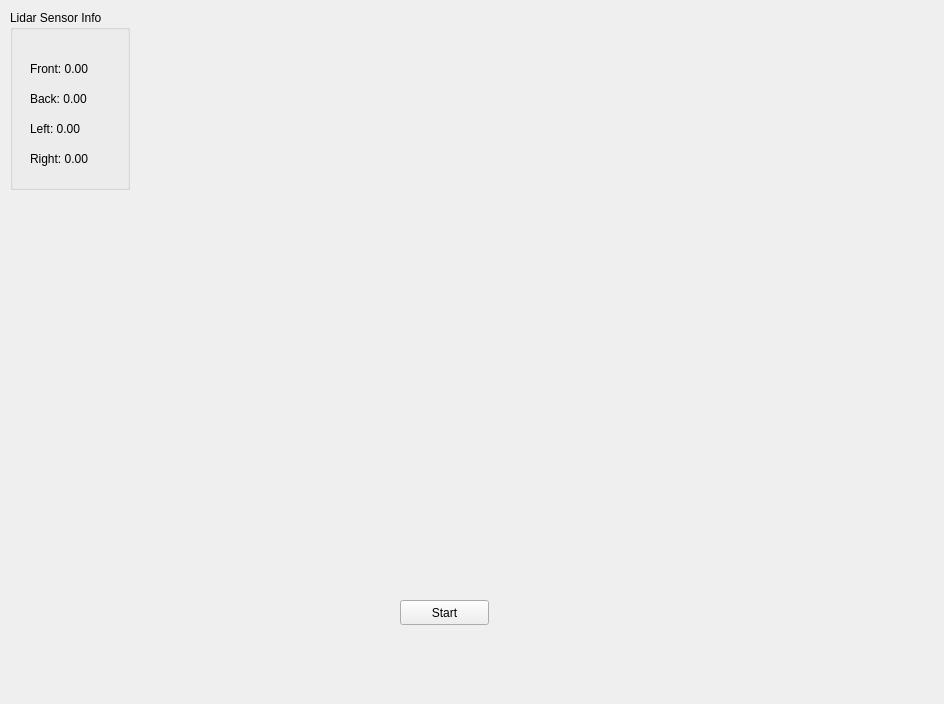
<?xml version="1.0" encoding="UTF-8"?>
<ui version="4.0">
 <class>MainWindowDesign</class>
 <widget class="QMainWindow" name="MainWindowDesign">
  <property name="geometry">
   <rect>
    <x>0</x>
    <y>0</y>
    <width>944</width>
    <height>704</height>
   </rect>
  </property>
  <property name="windowTitle">
   <string>qt_vision_turtlebot3_maze</string>
  </property>
  <property name="windowIcon">
   <iconset resource="../resources/images.qrc">
    <normaloff>:/images/icon.png</normaloff>:/images/icon.png</iconset>
  </property>
  <property name="locale">
   <locale language="English" country="Australia"/>
  </property>
  <widget class="QWidget" name="centralwidget">
   <widget class="QPushButton" name="btnStart">
    <property name="geometry">
     <rect>
      <x>400</x>
      <y>600</y>
      <width>89</width>
      <height>25</height>
     </rect>
    </property>
    <property name="text">
     <string>Start</string>
    </property>
   </widget>
   <widget class="QGroupBox" name="groupBox">
    <property name="geometry">
     <rect>
      <x>10</x>
      <y>10</y>
      <width>120</width>
      <height>180</height>
     </rect>
    </property>
    <property name="title">
     <string>Lidar Sensor Info</string>
    </property>
    <widget class="QLabel" name="labelLidarSensorDistFrontNow">
     <property name="geometry">
      <rect>
       <x>20</x>
       <y>50</y>
       <width>90</width>
       <height>17</height>
      </rect>
     </property>
     <property name="text">
      <string>Front: 0.00</string>
     </property>
    </widget>
    <widget class="QLabel" name="labelLidarSensorDistBackNow">
     <property name="geometry">
      <rect>
       <x>20</x>
       <y>80</y>
       <width>90</width>
       <height>17</height>
      </rect>
     </property>
     <property name="text">
      <string>Back: 0.00</string>
     </property>
    </widget>
    <widget class="QLabel" name="labelLidarSensorDistLeftNow">
     <property name="geometry">
      <rect>
       <x>20</x>
       <y>110</y>
       <width>90</width>
       <height>17</height>
      </rect>
     </property>
     <property name="text">
      <string>Left: 0.00</string>
     </property>
    </widget>
    <widget class="QLabel" name="labelLidarSensorDistRightNow">
     <property name="geometry">
      <rect>
       <x>20</x>
       <y>140</y>
       <width>90</width>
       <height>17</height>
      </rect>
     </property>
     <property name="text">
      <string>Right: 0.00</string>
     </property>
    </widget>
   </widget>
  </widget>
  <action name="action_Quit">
   <property name="text">
    <string>&amp;Quit</string>
   </property>
   <property name="shortcut">
    <string>Ctrl+Q</string>
   </property>
   <property name="shortcutContext">
    <enum>Qt::ShortcutContext::ApplicationShortcut</enum>
   </property>
  </action>
  <action name="action_Preferences">
   <property name="text">
    <string>&amp;Preferences</string>
   </property>
  </action>
  <action name="actionAbout">
   <property name="text">
    <string>&amp;About</string>
   </property>
  </action>
  <action name="actionAbout_Qt">
   <property name="text">
    <string>About &amp;Qt</string>
   </property>
  </action>
 </widget>
 <resources>
  <include location="../resources/images.qrc"/>
 </resources>
 <connections>
  <connection>
   <sender>action_Quit</sender>
   <signal>triggered()</signal>
   <receiver>MainWindowDesign</receiver>
   <slot>close()</slot>
   <hints>
    <hint type="sourcelabel">
     <x>-1</x>
     <y>-1</y>
    </hint>
    <hint type="destinationlabel">
     <x>399</x>
     <y>299</y>
    </hint>
   </hints>
  </connection>
 </connections>
</ui>
